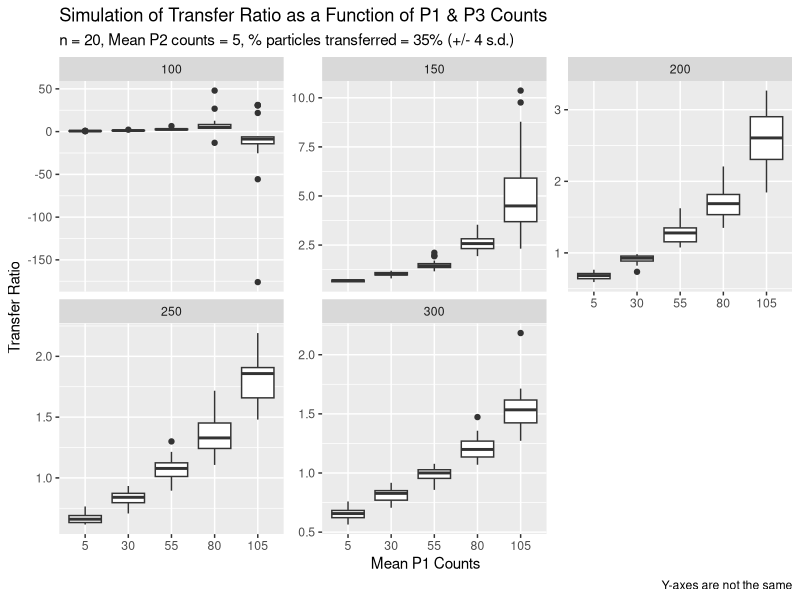
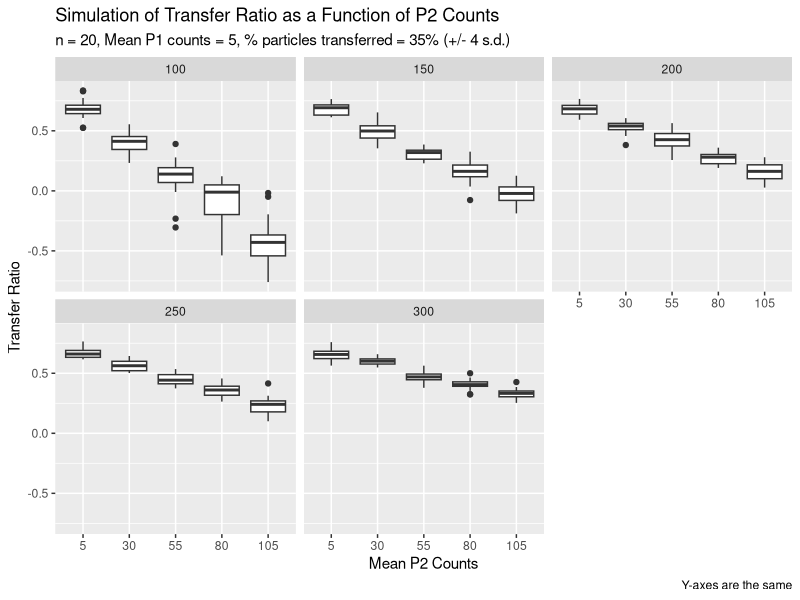
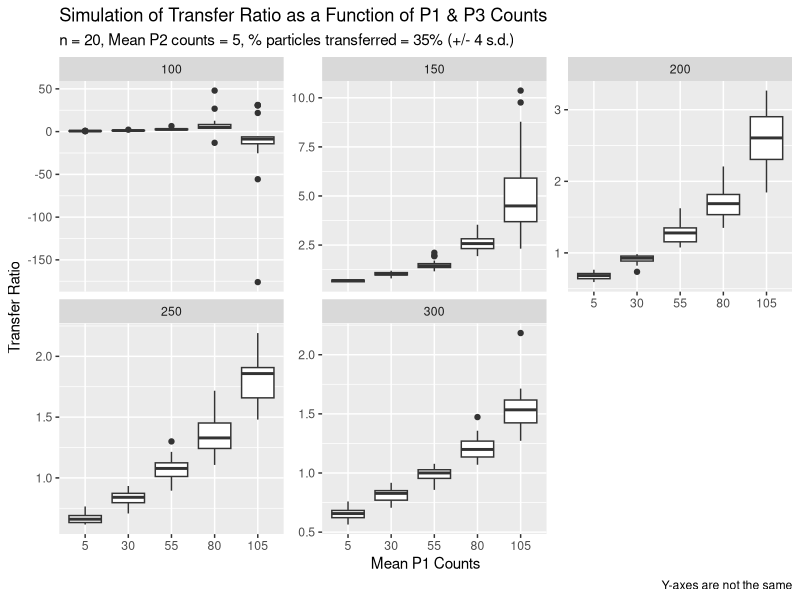

Here is the R script that generated these plots, in order:
## ---- chunk 1
knitr::opts_chunk$set(echo = TRUE, tidy = TRUE)

library(ggplot2)
library(dplyr)
## ---- chunk 2
# function to produce the starting data
makeData <- function(p1 = 45, p2 = 6, p3 = 120, n = 20, transfer.pc = 35) {
  # create donor background data
  p1.dist = rpois(n, p1)
  
  # low background on receiver
  p2.dist = rpois(n, p2)
  # add some particles
  p3.dist = rpois(n, p3)
  
  # assume 30-40 percent transfer
  trans = round(rnorm(n, transfer.pc, sd = 4))/100
  
  # create modelled data for particulate transfer
  df = data.frame(p1.dist, p2.dist, p3.dist, p4= p1.dist + round(p3.dist*trans), p5 = p1.dist + round(p3.dist*(1-trans)))
  
  return(df)
}
## ---- chunk 3

df.dat = data.frame()
for(p1 in seq(5,105,25)) {
  for(p2 in seq(5,105,25)) {
    for(p3 in seq(100,300,50)) {
      df = makeData(p1, p2, p3)
      if (nrow(df.dat) > 0) {
        tmp = data.frame(p1.m = as.character(p1), p2.m = as.character(p2), p3.m = as.character(p3), df)
        df.dat = rbind(df.dat, tmp)
      } else {
        df.dat = data.frame(p1.m = as.character(p1), p2.m = as.character(p2), p3.m = as.character(p3), df)
      }
    }
  }
}
## ---- chunk 4

# calc transfer ratio
df.dat$tr = (df.dat$p5 - df.dat$p2.dist)/(df.dat$p3.dist - df.dat$p1.dist)

## ---- chunk 5
df.dat %>% filter(p2.m == '5') %>%
ggplot(aes(x = factor(p1.m, levels = c(seq(5,105,25))), y = tr)) + 
  labs(title = "Simulation of Transfer Ratio as a Function of P1 & P3 Counts",
       subtitle = 'n = 20, Mean P2 counts = 5, % particles transferred = 35% (+/- 4 s.d.)',
       x = 'Mean P1 Counts',
       y = 'Transfer Ratio',
       caption = 'Y-axes are not the same') +
  geom_boxplot() +
  facet_wrap(p3.m ~ ., scales = 'free_y')

ggsave('p1_count_simulation.png')

## ---- chunk 6
df.dat %>% filter(p1.m == 5) %>%
ggplot( aes(x = factor(p2.m, levels = c(seq(5,105,25))), y = tr)) + 
  labs(title = 'Simulation of Transfer Ratio as a Function of P2 Counts',
       subtitle = 'n = 20, Mean P1 counts = 5, % particles transferred = 35% (+/- 4 s.d.)',
       x = 'Mean P2 Counts',
       y = 'Transfer Ratio',
       caption = 'Y-axes are the same') +
  geom_boxplot() +
  facet_wrap(p3.m ~ .)

